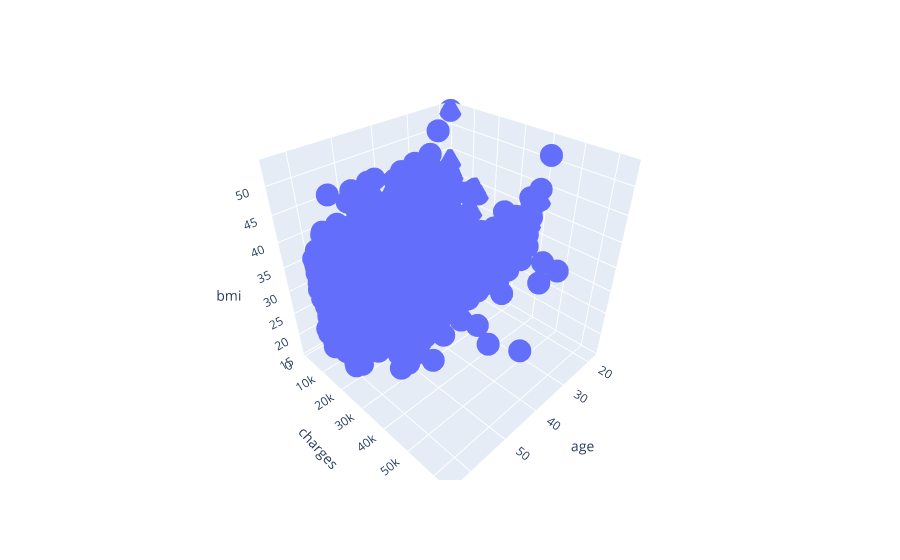

Notebook cell for this chart:
### Code cell
import pandas as pd
import plotly.express as px

df = pd.read_csv('insurance.csv')

# Pass in the DataFrame and the names of the x, y, and z variables (all must be numeric)
fig = px.scatter_3d(df, x='age', y='charges', z='bmi')
fig.show()

### Figure 1 — Plotly figure (JSON) as saved in the notebook; plotly's stock layout.template omitted (floating-point values rounded to 4 significant figures; data arrays with more than 128 entries replaced by an {"elided": "..."} marker saying what was removed)
{"data": [{"hovertemplate": "age=%{x}<br>charges=%{y}<br>bmi=%{z}<extra></extra>", "legendgroup": "", "marker": {"color": "#636efa", "symbol": "circle"}, "mode": "markers", "name": "", "scene": "scene", "showlegend": false, "type": "scatter3d", "x": {"elided": "1338 int values"}, "y": {"elided": "1338 float values"}, "z": {"elided": "1338 float values"}}], "layout": {"legend": {"tracegroupgap": 0}, "margin": {"t": 60}, "scene": {"domain": {"x": [0, 1], "y": [0, 1]}, "xaxis": {"title": {"text": "age"}}, "yaxis": {"title": {"text": "charges"}}, "zaxis": {"title": {"text": "bmi"}}}}}
